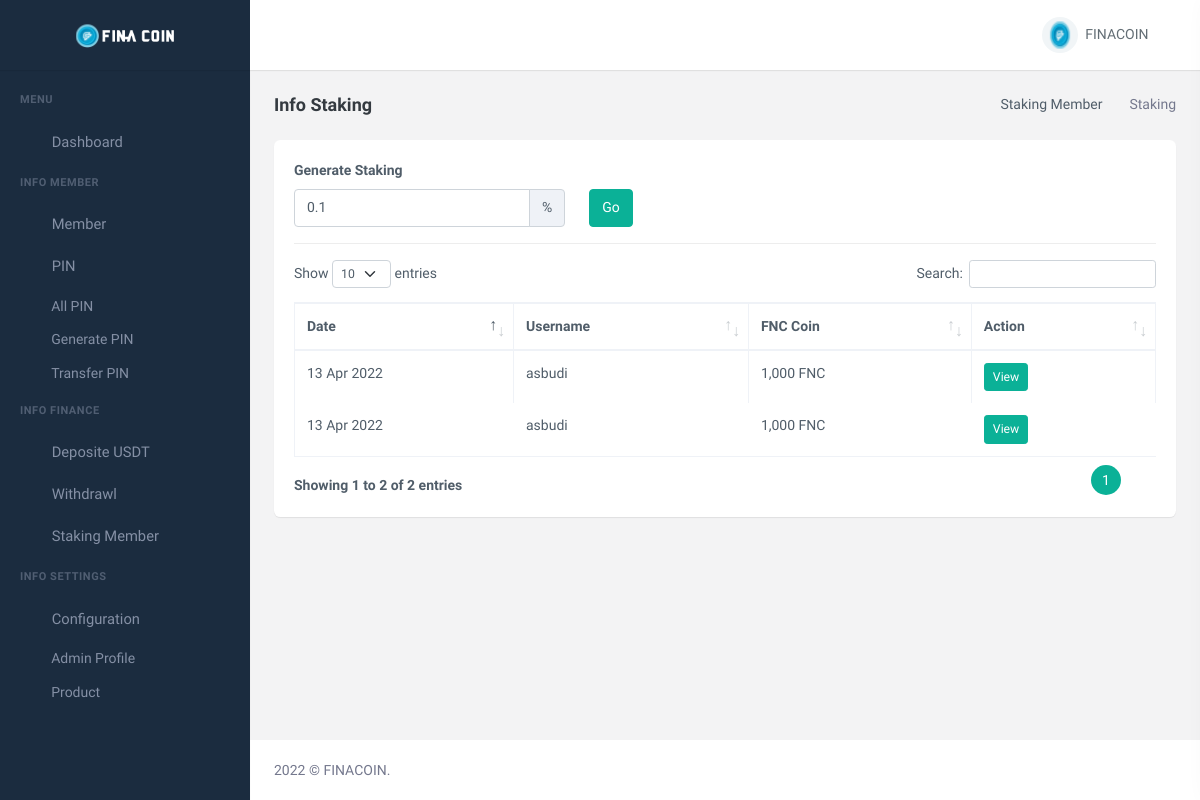
Page /user/admin/staking-member.php (signed in) on the committed database.
### tables this page shows
CREATE TABLE `setting_staking_fina` (
  `id_setting` int(11) NOT NULL,
  `name_setting` varchar(20) NOT NULL,
  `amount_setting` double NOT NULL
);

CREATE TABLE `staking_member_fina` (
  `id_staking` int(11) NOT NULL,
  `member_staking` varchar(20) NOT NULL,
  `jumlah_fnc_staking` double NOT NULL,
  `tgl_staking` timestamp NOT NULL DEFAULT current_timestamp()
);

### user/admin/helpper/function.php (called while the page is built, shortened)
<?php
function dateFormatter($date){
    $array_date = explode("-", $date);
    $day = explode(" ",$array_date[2]);
    $month = $array_date[1];
    $year = $array_date[0];
    switch($month){
        case 4:
            return $day[0]." Apr ".$year;
            break;
    }
}
?>

### user/admin/staking-member.php (the view, shortened to what this page needs)
<?php
include_once "helpper/function.php";
?>
<!DOCTYPE html>
<html lang="en">
  <head>
    <link href="assets/libs/jqvmap/jqvmap.min.css" rel="stylesheet" />
    <link
      href="assets/css/bootstrap.min.css"
      id="bootstrap-style"
      rel="stylesheet"
      type="text/css"
    />
    <link href="assets/css/icons.min.css" rel="stylesheet" type="text/css" />
    <link
      href="assets/css/app.min.css"
      id="app-style"
      rel="stylesheet"
      type="text/css"
    />
    <link
      href="assets/libs/datatables.net-bs4/css/dataTables.bootstrap4.min.css"
      rel="stylesheet"
      type="text/css"
    />
    <link
      href="assets/libs/datatables.net-buttons-bs4/css/buttons.bootstrap4.min.css"
      rel="stylesheet"
      type="text/css"
    />
    <link
      href="assets/libs/datatables.net-responsive-bs4/css/responsive.bootstrap4.min.css"
      rel="stylesheet"
      type="text/css"
    />
  </head>
  <body data-sidebar="dark">
    <div id="layout-wrapper">
      <header id="page-topbar">
        <div class="navbar-header">
          <div class="d-flex">
            <div class="navbar-brand-box text-center">
              <a href="index.html" class="logo logo-light">
                <span class="logo-lg">
                  <img
                    src="assets/images/logo-light.png"
                    alt="logo-light"
                    height="24"
                  />
                </span>
              </a>
            </div>
            <button
              type="button"
              class="btn btn-sm px-3 font-size-24 header-item waves-effect"
              id="vertical-menu-btn"
            >
            </button>
          </div>
          <div class="d-flex">
            <div class="dropdown d-none d-lg-inline-block ms-1">
              <button
                type="button"
                class="btn header-item noti-icon waves-effect"
                data-toggle="fullscreen"
              >
              </button>
            </div>
            <div class="dropdown d-inline-block user-dropdown">
              <button
                type="button"
                class="btn header-item waves-effect"
                id="page-header-user-dropdown"
                data-bs-toggle="dropdown"
                aria-haspopup="true"
                aria-expanded="false"
              >
                <img
                  class="rounded-circle header-profile-user"
                  src="assets/images/logo-sm.png"
                  alt="Header Avatar"
                />
                <span class="d-none d-xl-inline-block ms-1">FINACOIN</span>
              </button>
            </div>
            <div class="dropdown d-inline-block">
              <button
                type="button"
                class="btn header-item noti-icon right-bar-toggle waves-effect"
              >
              </button>
            </div>
          </div>
        </div>
      </header>
      <div class="vertical-menu">
        <div data-simplebar class="h-100">
          <div id="sidebar-menu">
            <ul class="metismenu list-unstyled" id="side-menu">
              <li class="menu-title">Menu</li>
              <li>
                <a href="index" class="waves-effect">
                  <span>Dashboard</span>
                </a>
              </li>
              <li class="menu-title">Info Member</li>
              <li>
                <a href="users" class="waves-effect">
                  <span>Member</span>
                </a>
              </li>
            <li>
                <a href="javascript: void(0);" class="has-arrow waves-effect">
                  <span>PIN</span>
                </a>
                <ul class="sub-menu" aria-expanded="false">
                  <li><a href="all-pin">All PIN</a></li>
                  <li><a href="generate-pin">Generate PIN</a></li>
                  <li><a href="transfer-pin">Transfer PIN</a></li>
                </ul>
              </li>
              <li class="menu-title">Info Finance</li>
              <li>
                <a href="deposit-request" class="waves-effect">
                  <span>Deposite USDT</span>
                </a>
              </li>
              <li>
                <a href="withdrawl" class="waves-effect">
                  <span>Withdrawl</span>
                </a>
              </li>
              <li>
                <a href="staking-member" class="waves-effect">
                  <span>Staking Member</span>
                </a>
              </li>
              <li class="menu-title">Info Settings</li>
              <li>
                <a href="javascript: void(0);" class="has-arrow waves-effect">
                  <span>Configuration</span>
                </a>
                <ul class="sub-menu" aria-expanded="false">
                  <li><a href="setting-admin">Admin Profile</a></li>
                  <li><a href="setting-staking">Product</a></li>
                </ul>
              </li>
            </ul>
          </div>
        </div>
      </div>
      <div class="main-content">
        <div class="page-content">
          <div class="container-fluid">
            <div class="row">
              <div class="col-12">
                <div
                  class="
                    page-title-box
                    d-sm-flex
                    align-items-center
                    justify-content-between
                  "
                >
                <h4 class="mb-sm-0">Info Staking</h4>
                  <div class="page-title-right">
                    <ol class="breadcrumb m-0">
                      <li class="breadcrumb-item">
                        <a href="javascript: void(0);">Staking Member</a>
                      </li>
                      <li class="breadcrumb-item active">Staking</li>
                    </ol>
                  </div>
                </div>
              </div>
            </div>
            <div class="row">
              <div class="col-12">
                <div class="card">
                  <div class="card-body">
                    <form class="mb-3" action="<?= htmlspecialchars($_SERVER["PHP_SELF"]); ?>" method="post">
                      <label for="staking">Generate Staking</label>
                      <div class="row">
                        <div class="col-12 col-sm-4">
                          <?php
                          $querybonus = "SELECT amount_setting FROM setting_staking_fina WHERE id_setting='1'";
                          $resultbonus = mysqli_query($conn, $querybonus);
                          $rowbonus = mysqli_fetch_assoc($resultbonus);
                          ?>
                          <div class="input-group">
                            <input type="number" step="0.01" name="persen_staking" value="<?= $rowbonus['amount_setting'] ?>" class="form-control">
                            <span class="input-group-text">%</span>
                          </div>
                        </div>
                        <div class="col-12 col-sm-3">
                          <button type="submit" name="aksi_staking" class="btn btn-primary">Go</button>
                        </div>
                      </div>
                    </form>
                    <hr>
                    <table id="datatable" class="table table-hover table-bordered dt-responsive nowrap" style="border-collapse: collapse; border-spacing: 0; width: 100%;" >
                      <thead>
                        <tr>
                          <th>Date</th>
                          <th>Username</th>
                          <th>FNC Coin</th>
                          <th>Action</th>
                        </tr>
                      </thead>
                      <tbody>
                          <?php
                            $queryMemberStaking = "SELECT * FROM staking_member_fina ORDER BY tgl_staking DESC";
                            $result_memberStaking = mysqli_query($conn, $queryMemberStaking);
                            while($row_member_staking=mysqli_fetch_assoc($result_memberStaking)){
                          ?>
                          <tr>
                            <td><?= dateFormatter($row_member_staking['tgl_staking']) ?></td>
                            <td><?= $row_member_staking['member_staking'] ?></td>
                            <td><?= number_format($row_member_staking['jumlah_fnc_staking']) ?> FNC</td>
                            <td>
                            <div class="btn-group btn-group-toggle mt-2 mt-lg-0" data-bs-toggle="buttons">
                              <div class="me-1">
                                <a href="#viewstory<?= $row_member_staking['id_staking'] ?>" data-bs-toggle="modal" class="btn btn-primary btn-sm" data-bs-toggle="tooltip" data-bs-placement="top" title="Story Staking">
                                  View
                                </a>
                              </div>
                            </div>
                            </td>
                          </tr>
                          <?php } ?>
                      </tbody>
                    </table>
                  </div>
                </div>
              </div>
            </div>
          </div>
        </div>
        <footer class="footer">
          <div class="container-fluid">
            <div class="row">
              <div class="col-sm-6">
                © FINACOIN.
              </div>
            </div>
          </div>
        </footer>
      </div>
    </div>
  </body>
</html>

### rows in the picture
setting_staking_fina: persen_staking "0.1"
staking_member_fina: tgl_staking "13 Apr 2022", member_staking "asbudi", jumlah_fnc_staking "1,000"
staking_member_fina: tgl_staking "13 Apr 2022", member_staking "asbudi", jumlah_fnc_staking "1,000"
